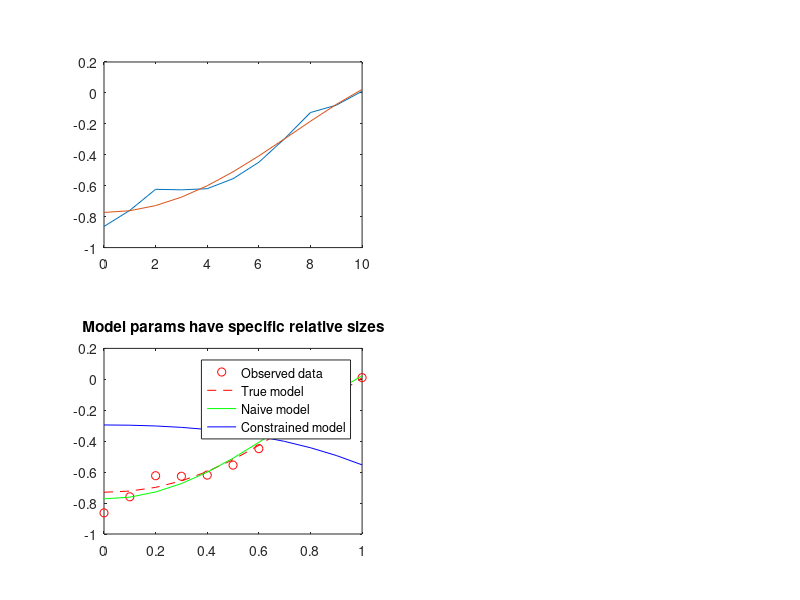

Source code (MATLAB):
rng('default')
rng(1)
N=11      %Number of z terms
no = 4    %Number of polynomial terms
z = 0:1/(N-1):1
z = z.'

r = randi([-100 100],no,1)
mtrue=r/100

G=ones(1,N)
upperpower=z
for i=2:no
    upperpower=upperpower*z.'
    upperpower = diag(upperpower)
    G(i,:) = upperpower
end

G=G.'
n=randn(N,1)*0.05   %0.05 is the standard deviation of the error vector decided by question


d=G*mtrue+n   %Synthetic observed d vector


mest=(G.'*G)^-1*G.'*d  %Simple least squares to solve m

dpre=G*mest    %Predicted data vector


i=[0:1:10]
plot(i, d, i, dpre)








zprime=[5]'
dprime=[0]'
%H=Gcubic(zprime)
h=dprime;


G1=ones(1,1)
upperpower=zprime
for i=2:no
    upperpower=upperpower*zprime.'
    upperpower = diag(upperpower)
    G1(i,:) = upperpower
end
H=G1.'


A=[G.'*G, H.';H, zeros(length(h))]
b=[G.'*d;h]

x=A\b

mest_SP=x(1:4)


subplot(2,2,1)
plot(z,d,'ro')
hold on
plot(z,G*mtrue,'r--')
plot(z,G*mest,'g-')
plot(z,G*mest_SP,'b-')
hold off
legend('Observed data','True model','Naive model','Constrained model')
title('Model passes through specific points')


i=[0:1:10]
plot(i, d, i, dpre)




H=[0 0 0 1]
h=[1]

A=[G.'*G, H.';H, zeros(length(h))]
b=[G.'*d;h]

x=A\b

mest_SP=x(1:4)




H=[1,-2,0,0;1,0,-4,0;1,0,0,-8]
h=[0,0,0].'

A=[G.'*G, H.';H, zeros(length(h))]
b=[G.'*d;h]

x=A\b

mest_SP=x(1:4)

subplot(2,2,3)
plot(z,d,'ro')
hold on
plot(z,G*mtrue,'r--')
plot(z,G*mest,'g-')
plot(z,G*mest_SP,'b-')
hold off
legend('Observed data','True model','Naive model','Constrained model')
title('Model params have specific relative sizes')



